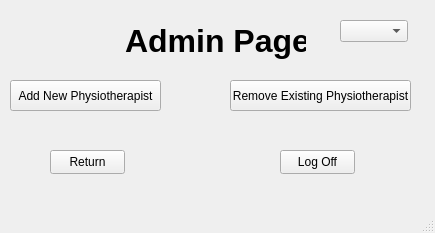
<?xml version="1.0" encoding="UTF-8"?>
<ui version="4.0">
 <class>MainWindow</class>
 <widget class="QMainWindow" name="MainWindow">
  <property name="geometry">
   <rect>
    <x>0</x>
    <y>0</y>
    <width>435</width>
    <height>233</height>
   </rect>
  </property>
  <property name="windowTitle">
   <string>Admin Page</string>
  </property>
  <widget class="QWidget" name="centralwidget">
   <widget class="QPushButton" name="AddButton">
    <property name="geometry">
     <rect>
      <x>10</x>
      <y>80</y>
      <width>151</width>
      <height>31</height>
     </rect>
    </property>
    <property name="cursor">
     <cursorShape>OpenHandCursor</cursorShape>
    </property>
    <property name="text">
     <string>Add New Physiotherapist</string>
    </property>
   </widget>
   <widget class="QPushButton" name="RemoveButton">
    <property name="geometry">
     <rect>
      <x>230</x>
      <y>80</y>
      <width>181</width>
      <height>31</height>
     </rect>
    </property>
    <property name="cursor">
     <cursorShape>OpenHandCursor</cursorShape>
    </property>
    <property name="text">
     <string>Remove Existing Physiotherapist</string>
    </property>
   </widget>
   <widget class="QLabel" name="label_Admin_Page">
    <property name="geometry">
     <rect>
      <x>125</x>
      <y>20</y>
      <width>181</width>
      <height>41</height>
     </rect>
    </property>
    <property name="font">
     <font>
      <pointsize>24</pointsize>
      <bold>true</bold>
     </font>
    </property>
    <property name="text">
     <string>Admin Page</string>
    </property>
   </widget>
   <widget class="QPushButton" name="LogOffButton">
    <property name="geometry">
     <rect>
      <x>280</x>
      <y>150</y>
      <width>75</width>
      <height>24</height>
     </rect>
    </property>
    <property name="cursor">
     <cursorShape>OpenHandCursor</cursorShape>
    </property>
    <property name="text">
     <string>Log Off</string>
    </property>
   </widget>
   <widget class="QPushButton" name="ReturnButton">
    <property name="geometry">
     <rect>
      <x>50</x>
      <y>150</y>
      <width>75</width>
      <height>24</height>
     </rect>
    </property>
    <property name="cursor">
     <cursorShape>OpenHandCursor</cursorShape>
    </property>
    <property name="text">
     <string>Return</string>
    </property>
   </widget>
   <widget class="QComboBox" name="comboBoxLanguage">
    <property name="geometry">
     <rect>
      <x>340</x>
      <y>20</y>
      <width>68</width>
      <height>22</height>
     </rect>
    </property>
    <property name="cursor">
     <cursorShape>OpenHandCursor</cursorShape>
    </property>
    <property name="currentText">
     <string/>
    </property>
    <property name="currentIndex">
     <number>-1</number>
    </property>
    <item>
     <property name="text">
      <string>English</string>
     </property>
    </item>
    <item>
     <property name="text">
      <string>עברית</string>
     </property>
    </item>
   </widget>
  </widget>
  <widget class="QMenuBar" name="menubar">
   <property name="geometry">
    <rect>
     <x>0</x>
     <y>0</y>
     <width>435</width>
     <height>22</height>
    </rect>
   </property>
  </widget>
  <widget class="QStatusBar" name="statusbar"/>
 </widget>
 <tabstops>
  <tabstop>AddButton</tabstop>
  <tabstop>RemoveButton</tabstop>
  <tabstop>ReturnButton</tabstop>
  <tabstop>LogOffButton</tabstop>
 </tabstops>
 <resources/>
 <connections/>
</ui>
